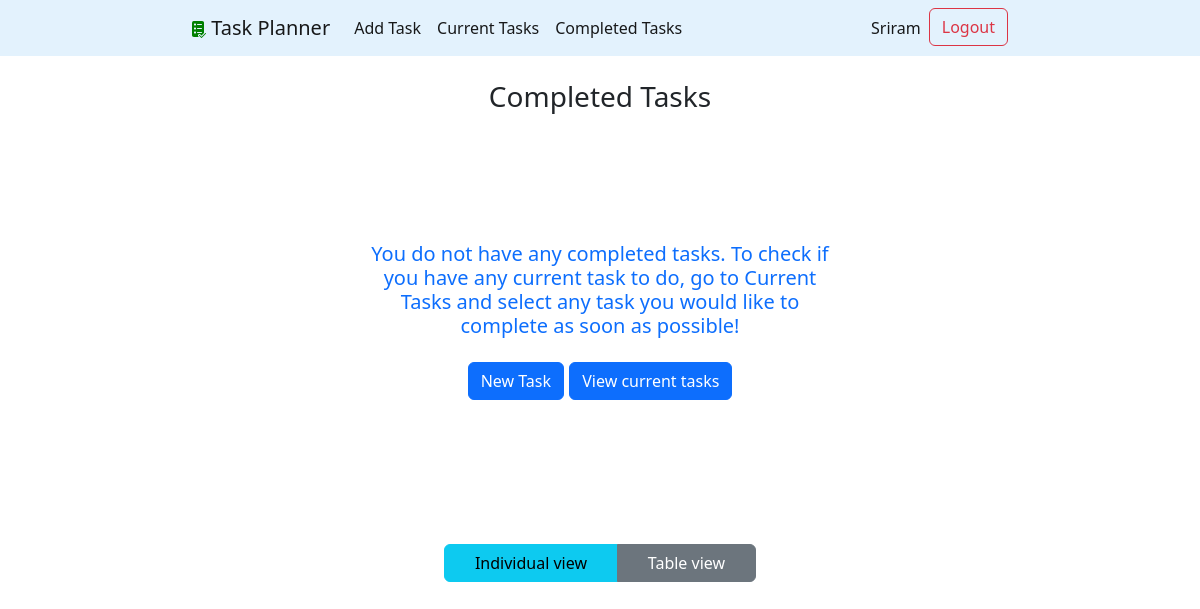
The page /completed/ (signed in) on the database as committed earlier.
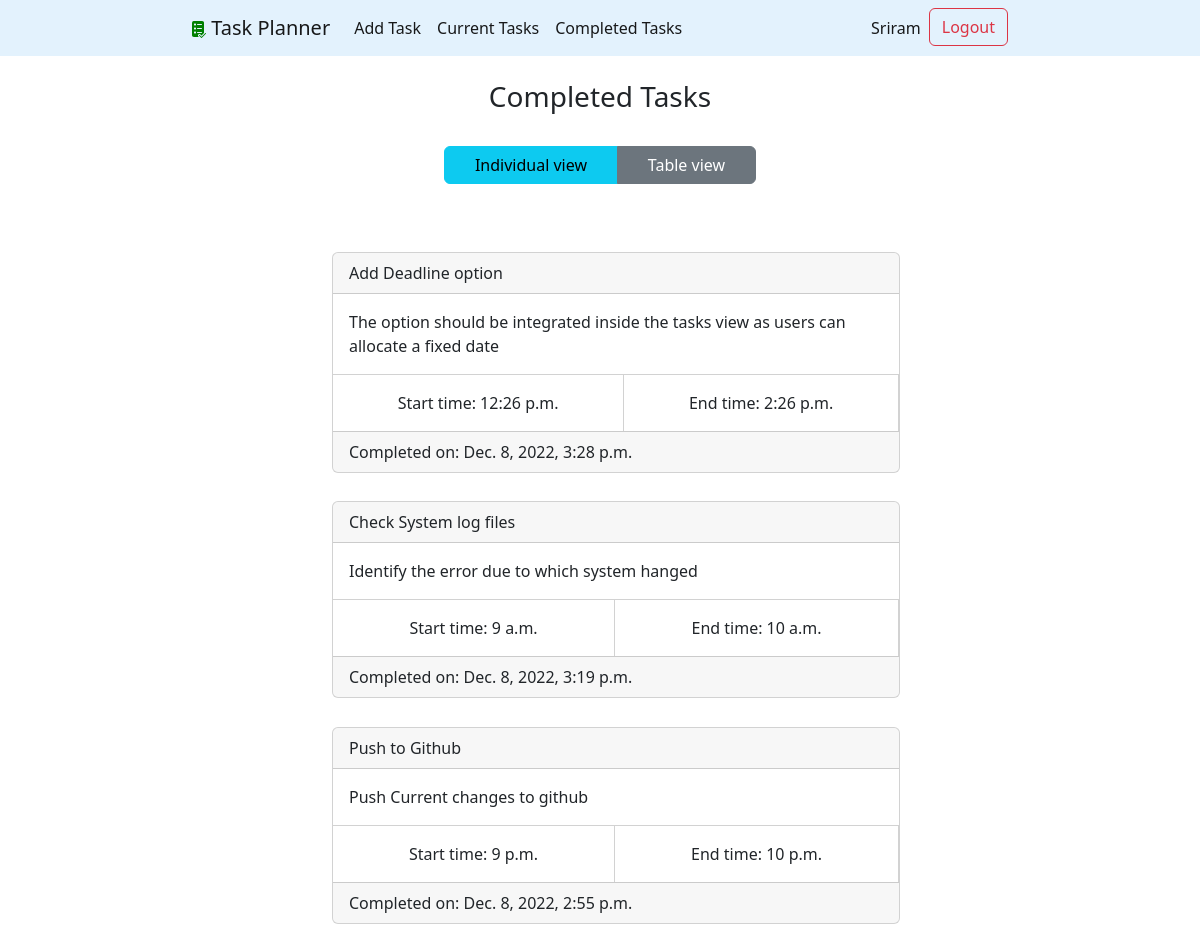
The same page on the database as committed later.
### taskplanner/models.py (models this page shows, shortened)
class Task(models.Model):
    title = models.CharField(max_length=100)
    description = models.TextField(blank=True)
    created = models.DateField(auto_now_add=True)
    start_time = models.TimeField(null=True,blank=True)
    end_time = models.TimeField(null=True,blank=True)
    deadline = models.DateField(null=True,default=now())
    do_date = models.DateField(null=True,blank=True)
    completed = models.BooleanField(null=True,blank=True)
    completed_date = models.DateTimeField(null=True,blank=True)
    user = models.ForeignKey(User, on_delete=models.CASCADE)

### taskplanner/views.py (the view)
# urls.py: path('completed/', views.viewcompletedtasks, name='viewcompletedtasks'),
@login_required
def viewcompletedtasks(request):
    try:
        tasks = Task.objects.filter(user = request.user, completed_date__isnull=False).order_by('-completed_date')
        return render(request, 'taskplanner/completedtasks.html', {'tasks':tasks})
    except TypeError:
        return render(request, 'taskplanner/home.html')

### taskplanner/templates/taskplanner/completedtasks.html (shortened to what this page needs)
{% extends 'taskplanner/base.html'%}
{% block content %}
<br>
    <h3>Completed Tasks</h3>
    {% if tasks.count == 0 %}
    <h5 class="text-center text-primary landing">
        You do not have any completed tasks.
        To check if you have any current task to do, go to Current Tasks and select any task you would like to complete as soon as possible!
        <br>
        <br>
        <button class="btn btn-primary">
        <a class="nav-link active" aria-current="page" href="{% url 'addtask' %}">New Task</a>
        </button>
        <button class="btn btn-primary">
        <a class="nav-link active" aria-current="page" href="{% url 'home' %}">View current tasks</a>
        </button>
    </h5>
{% endif %}
<div class="viewtoggle btn-group container-fluid" role="group" aria-label="Basic example">
    <button type="button" class="btn btn-info" id="loginform"> Individual view</button>
    <button type="button" class="btn btn-secondary" id="signupform"> Table view </button>
  </div>
<ul class="soloview tasks">
    {% for task in tasks %}
    <li><div class="card">
        <div class="card-header">{{task.title}}</div>
        <div class="card-body">
        {% if task.description %}
            {{task.description}}
        {% endif %}
        </div>
        <div class="flexy">
            <span class="text-center card-body start_time">
                Start time: {{task.start_time}}
            </span>
            <span class="text-center card-body end_time">
                End time: {{task.end_time}}
            </span>
        </div>
        {% if task.deadline %}
        <div class="card-footer">
            Completed on: {{task.completed_date}}
        </div>
        {% endif %}
    </div></li>
    {% endfor %}
</ul>
{% endblock %}

Rows that differ between the two databases and show on the page:
now on this page (row edited): Task: title "Add Deadline option", description "The option should be integrated inside the tasks view as users can allocate a fixed date", start_time "12:26 p.m.", end_time "2:26 p.m.", completed_date "Dec. 8, 2022, 3:28 p.m."
now on this page (row edited): Task: title "Check System log files", description "Identify the error due to which system hanged", start_time "9 a.m.", end_time "10 a.m.", completed_date "Dec. 8, 2022, 3:19 p.m."
now on this page (row edited): Task: title "Push to Github", description "Push Current changes to github", start_time "9 p.m.", end_time "10 p.m.", completed_date "Dec. 8, 2022, 2:55 p.m."
Other text that changed with them:
text no longer shown: "You do not have any completed tasks. To check if you have any current task to do, go to Current Tasks and select any task you would like to complete as soon as possible! New Task View current tasks"
